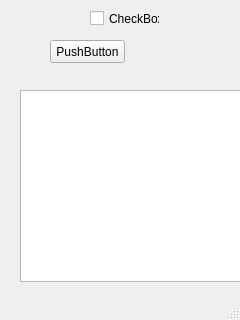
<?xml version="1.0" encoding="UTF-8"?>
<ui version="4.0">
 <class>MainWindow</class>
 <widget class="QMainWindow" name="MainWindow">
  <property name="geometry">
   <rect>
    <x>0</x>
    <y>0</y>
    <width>240</width>
    <height>320</height>
   </rect>
  </property>
  <property name="windowTitle">
   <string>MainWindow</string>
  </property>
  <widget class="QWidget" name="centralwidget">
   <widget class="QPushButton" name="pushButton">
    <property name="geometry">
     <rect>
      <x>50</x>
      <y>40</y>
      <width>75</width>
      <height>23</height>
     </rect>
    </property>
    <property name="text">
     <string>PushButton</string>
    </property>
   </widget>
   <widget class="QListView" name="listView">
    <property name="geometry">
     <rect>
      <x>20</x>
      <y>90</y>
      <width>256</width>
      <height>192</height>
     </rect>
    </property>
   </widget>
   <widget class="QCheckBox" name="checkBox">
    <property name="geometry">
     <rect>
      <x>90</x>
      <y>10</y>
      <width>70</width>
      <height>17</height>
     </rect>
    </property>
    <property name="text">
     <string>CheckBox</string>
    </property>
   </widget>
  </widget>
  <widget class="QMenuBar" name="menubar">
   <property name="geometry">
    <rect>
     <x>0</x>
     <y>0</y>
     <width>240</width>
     <height>21</height>
    </rect>
   </property>
  </widget>
  <widget class="QStatusBar" name="statusbar"/>
 </widget>
 <resources/>
 <connections/>
</ui>
